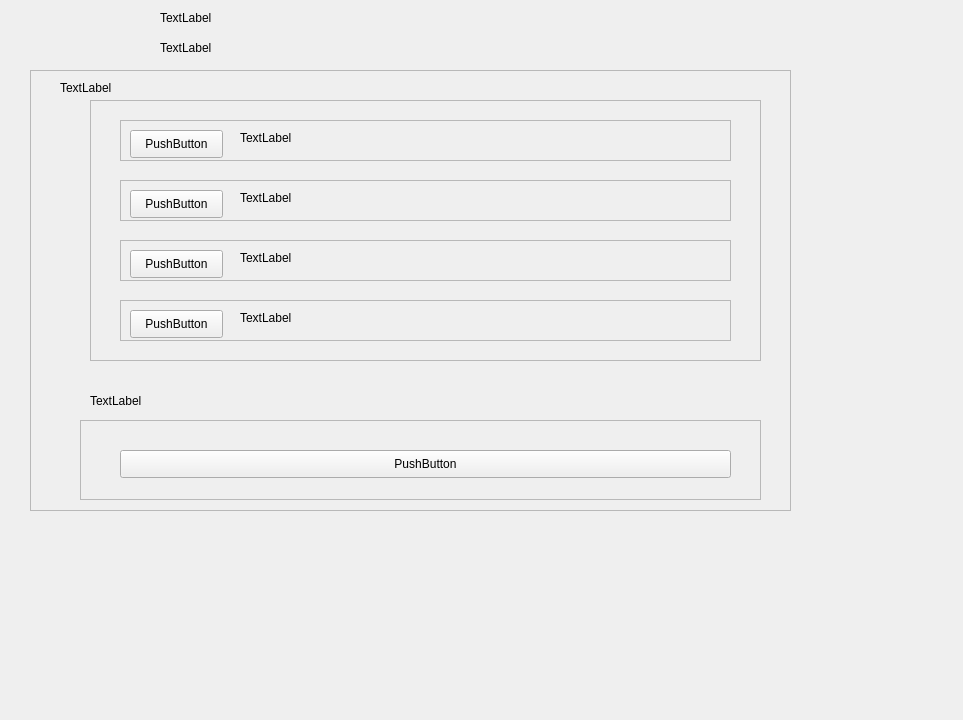
<?xml version="1.0" encoding="UTF-8"?>
<ui version="4.0">
 <class>Form</class>
 <widget class="QWidget" name="Form">
  <property name="geometry">
   <rect>
    <x>0</x>
    <y>0</y>
    <width>963</width>
    <height>720</height>
   </rect>
  </property>
  <property name="windowTitle">
   <string>Form</string>
  </property>
  <widget class="QLabel" name="label">
   <property name="geometry">
    <rect>
     <x>160</x>
     <y>10</y>
     <width>55</width>
     <height>16</height>
    </rect>
   </property>
   <property name="text">
    <string>TextLabel</string>
   </property>
  </widget>
  <widget class="QLabel" name="label_2">
   <property name="geometry">
    <rect>
     <x>160</x>
     <y>40</y>
     <width>55</width>
     <height>16</height>
    </rect>
   </property>
   <property name="text">
    <string>TextLabel</string>
   </property>
  </widget>
  <widget class="QFrame" name="frame">
   <property name="geometry">
    <rect>
     <x>30</x>
     <y>70</y>
     <width>761</width>
     <height>441</height>
    </rect>
   </property>
   <property name="frameShape">
    <enum>QFrame::StyledPanel</enum>
   </property>
   <property name="frameShadow">
    <enum>QFrame::Raised</enum>
   </property>
   <widget class="QLabel" name="label_3">
    <property name="geometry">
     <rect>
      <x>30</x>
      <y>10</y>
      <width>55</width>
      <height>16</height>
     </rect>
    </property>
    <property name="text">
     <string>TextLabel</string>
    </property>
   </widget>
   <widget class="QFrame" name="frame_2">
    <property name="geometry">
     <rect>
      <x>60</x>
      <y>30</y>
      <width>671</width>
      <height>261</height>
     </rect>
    </property>
    <property name="frameShape">
     <enum>QFrame::StyledPanel</enum>
    </property>
    <property name="frameShadow">
     <enum>QFrame::Raised</enum>
    </property>
    <widget class="QFrame" name="frame_3">
     <property name="geometry">
      <rect>
       <x>30</x>
       <y>20</y>
       <width>611</width>
       <height>41</height>
      </rect>
     </property>
     <property name="frameShape">
      <enum>QFrame::StyledPanel</enum>
     </property>
     <property name="frameShadow">
      <enum>QFrame::Raised</enum>
     </property>
     <widget class="QPushButton" name="pushButton">
      <property name="geometry">
       <rect>
        <x>10</x>
        <y>10</y>
        <width>93</width>
        <height>28</height>
       </rect>
      </property>
      <property name="text">
       <string>PushButton</string>
      </property>
     </widget>
     <widget class="QLabel" name="label_4">
      <property name="geometry">
       <rect>
        <x>120</x>
        <y>10</y>
        <width>501</width>
        <height>16</height>
       </rect>
      </property>
      <property name="text">
       <string>TextLabel</string>
      </property>
     </widget>
    </widget>
    <widget class="QFrame" name="frame_4">
     <property name="geometry">
      <rect>
       <x>30</x>
       <y>80</y>
       <width>611</width>
       <height>41</height>
      </rect>
     </property>
     <property name="frameShape">
      <enum>QFrame::StyledPanel</enum>
     </property>
     <property name="frameShadow">
      <enum>QFrame::Raised</enum>
     </property>
     <widget class="QPushButton" name="pushButton_2">
      <property name="geometry">
       <rect>
        <x>10</x>
        <y>10</y>
        <width>93</width>
        <height>28</height>
       </rect>
      </property>
      <property name="text">
       <string>PushButton</string>
      </property>
     </widget>
     <widget class="QLabel" name="label_5">
      <property name="geometry">
       <rect>
        <x>120</x>
        <y>10</y>
        <width>471</width>
        <height>16</height>
       </rect>
      </property>
      <property name="text">
       <string>TextLabel</string>
      </property>
     </widget>
    </widget>
    <widget class="QFrame" name="frame_5">
     <property name="geometry">
      <rect>
       <x>30</x>
       <y>140</y>
       <width>611</width>
       <height>41</height>
      </rect>
     </property>
     <property name="frameShape">
      <enum>QFrame::StyledPanel</enum>
     </property>
     <property name="frameShadow">
      <enum>QFrame::Raised</enum>
     </property>
     <widget class="QPushButton" name="pushButton_3">
      <property name="geometry">
       <rect>
        <x>10</x>
        <y>10</y>
        <width>93</width>
        <height>28</height>
       </rect>
      </property>
      <property name="text">
       <string>PushButton</string>
      </property>
     </widget>
     <widget class="QLabel" name="label_6">
      <property name="geometry">
       <rect>
        <x>120</x>
        <y>10</y>
        <width>471</width>
        <height>16</height>
       </rect>
      </property>
      <property name="text">
       <string>TextLabel</string>
      </property>
     </widget>
    </widget>
    <widget class="QFrame" name="frame_6">
     <property name="geometry">
      <rect>
       <x>30</x>
       <y>200</y>
       <width>611</width>
       <height>41</height>
      </rect>
     </property>
     <property name="frameShape">
      <enum>QFrame::StyledPanel</enum>
     </property>
     <property name="frameShadow">
      <enum>QFrame::Raised</enum>
     </property>
     <widget class="QPushButton" name="pushButton_4">
      <property name="geometry">
       <rect>
        <x>10</x>
        <y>10</y>
        <width>93</width>
        <height>28</height>
       </rect>
      </property>
      <property name="text">
       <string>PushButton</string>
      </property>
     </widget>
     <widget class="QLabel" name="label_7">
      <property name="geometry">
       <rect>
        <x>120</x>
        <y>10</y>
        <width>501</width>
        <height>16</height>
       </rect>
      </property>
      <property name="text">
       <string>TextLabel</string>
      </property>
     </widget>
    </widget>
   </widget>
   <widget class="QLabel" name="label_8">
    <property name="geometry">
     <rect>
      <x>60</x>
      <y>310</y>
      <width>671</width>
      <height>41</height>
     </rect>
    </property>
    <property name="text">
     <string>TextLabel</string>
    </property>
   </widget>
   <widget class="QFrame" name="frame_7">
    <property name="geometry">
     <rect>
      <x>50</x>
      <y>350</y>
      <width>681</width>
      <height>80</height>
     </rect>
    </property>
    <property name="frameShape">
     <enum>QFrame::StyledPanel</enum>
    </property>
    <property name="frameShadow">
     <enum>QFrame::Raised</enum>
    </property>
    <widget class="QPushButton" name="pushButton_5">
     <property name="geometry">
      <rect>
       <x>40</x>
       <y>30</y>
       <width>611</width>
       <height>28</height>
      </rect>
     </property>
     <property name="text">
      <string>PushButton</string>
     </property>
    </widget>
   </widget>
  </widget>
 </widget>
 <resources/>
 <connections/>
</ui>
